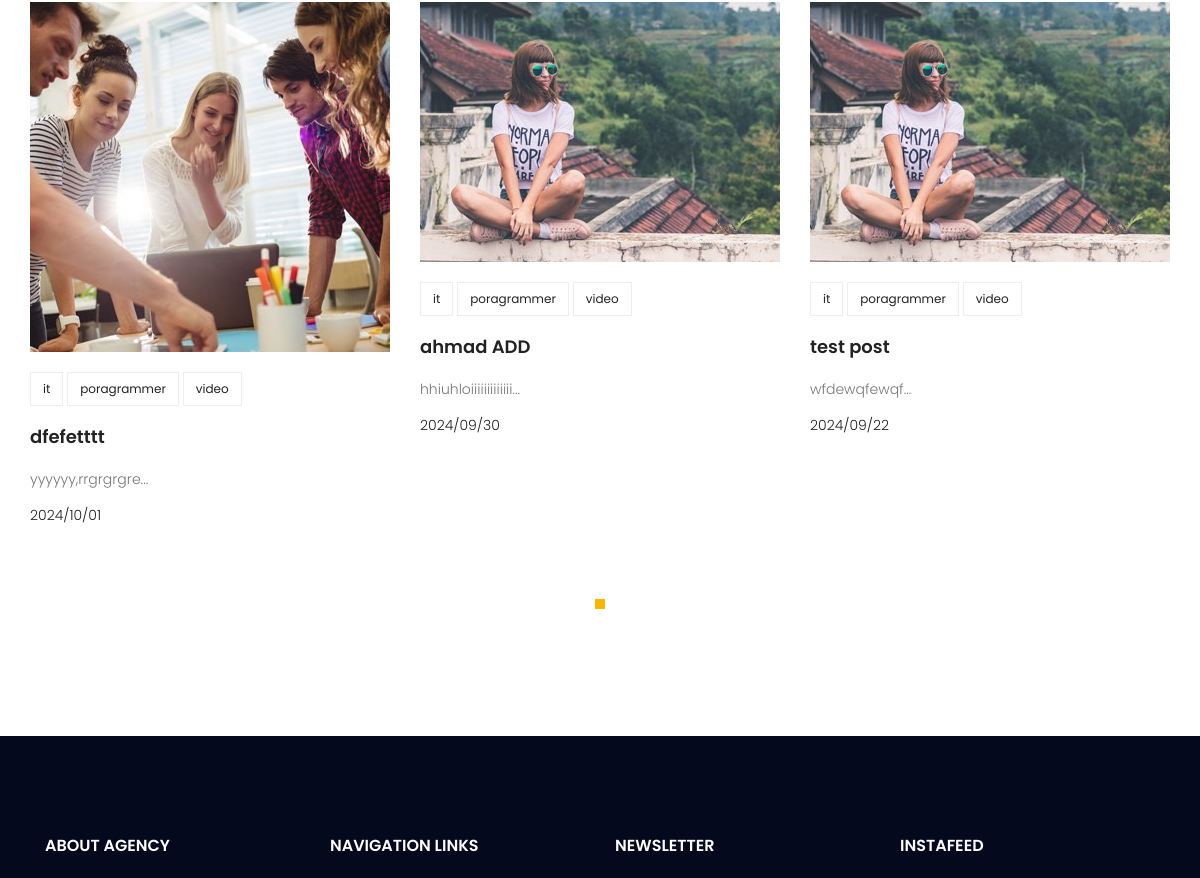
/ (middle part), run on an earlier commit of the app's database.
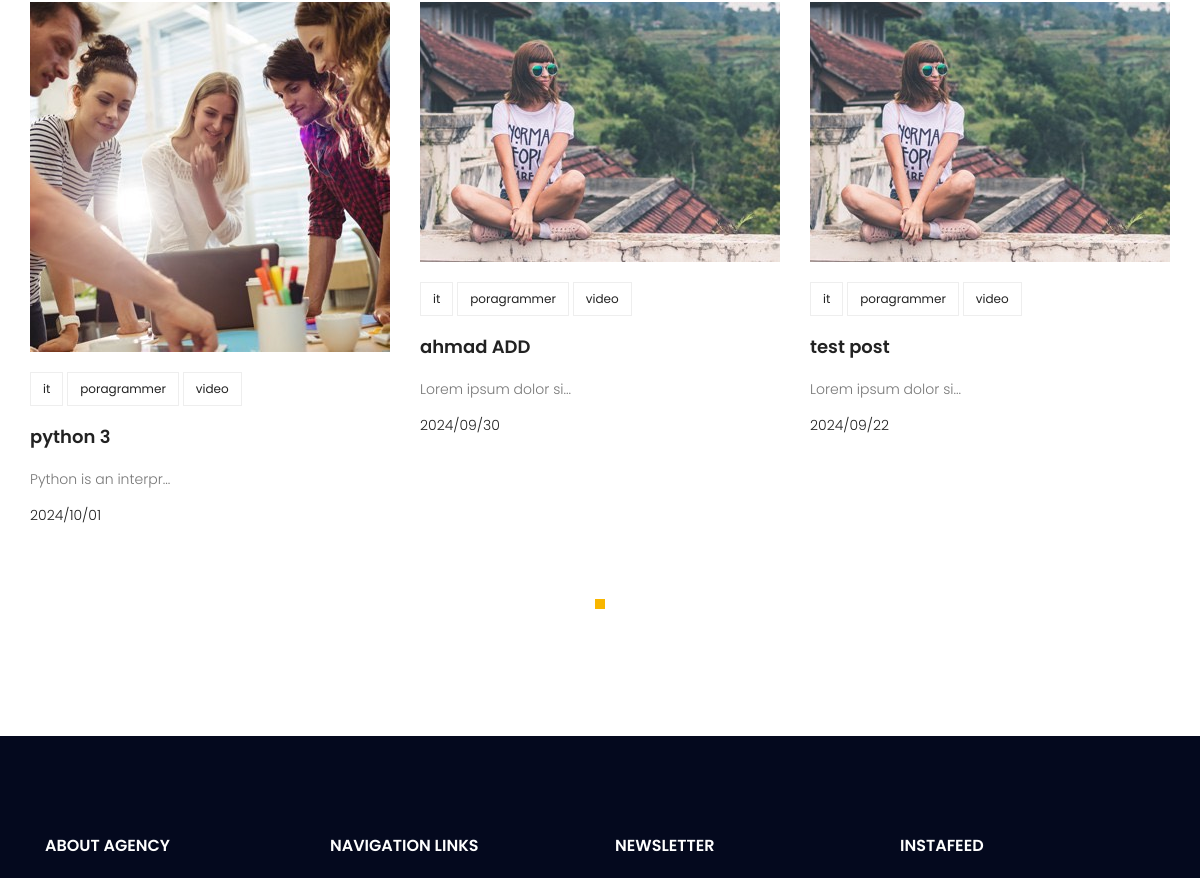
And on a later commit of the database.
### blog/models.py (models this page shows, shortened)
class post(models.Model):
    author= models.ForeignKey(User,on_delete=models.SET_NULL,null=True)
    img= models.ImageField(upload_to='blog/',default='default.jpg')
    titel= models.CharField(max_length=120)
    content= models.TextField()
    categore= models.ManyToManyField(categor)
    cuntent_view=models.IntegerField(default=0)
    status= models.BooleanField(default= False)
    publish_date= models.DateTimeField(null=True)
    created_date= models.DateTimeField(auto_now_add=True)
    update_date= models.DateTimeField(auto_now=True)
    class Meta:
        ordering = ['publish_date']

### website/views.py (the view)
def index(request):
    return render(request,'website/index.html')

### blog/models.py (called while the page is built)
    def __str__(self):
        return self.name

### blog/templatetags/blog-test.py (called while the page is built)
@register.filter(name='filter')
def h1(value,arg=20):
    return value[:arg]+'...'

### blog/templatetags/website-tag.py (called while the page is built)
@register.inclusion_tag('website/website-lates-post.html')
def lates_post(arg=3):
    now=timezone.now()
    posts=post.objects.filter(status=1,publish_date__lte=now).order_by('-publish_date')
    cat= categor.objects.all()
    cat_dict = {}
    for i in cat:
        p=posts.filter(categore = i )
        cat_dict[i] = p
    return {'posts': posts[:arg], 'category': cat_dict}

### templates/website/index.html (shortened to what this page needs)
{% extends "base.html" %}
{% load static %}
{% load website-tag %}
	{%block cotent%}
				{% lates_post %}
	{%endblock%}

### templates/website/website-lates-post.html (shortened to what this page needs)
{% load static %}
{% load blog-test %}
<section class="recent-blog-area section-gap">
    <div class="container">
        <div class="row">
            <div class="active-recent-blog-carusel">
                {% for p in posts %}
                <div class="single-recent-blog-post item">
                    <div class="thumb">
                        <img class="img-fluid" src="{{p.img.url}}" alt="">
                    </div>
                    <div class="details">
                        <div class="tags">
                            <ul>
                                {% for name in category.keys %}
                                <li>
                                    <a href="{% url 'blog:blog_category' cat_name=name %}">{{name}}</a>
                                </li>
                                {%endfor%}
                            </ul>
                        </div>
                        <a href="{% url 'blog:blog_single' pid=p.id %}"><h4 class="title">{{p.titel}}</h4></a>
                        <p>
                           {{p.content|filter}}
                        </p>
                        <h6 class="date">{{p.publish_date|date:"o/m/d"}}</h6>
                    </div>
                </div>
                {% endfor %}
            </div>
        </div>
    </div>
</section>

What changed in the data, as far as the page shows it:
changed post: titel "dfefetttt" → "python 3"; content|filter "yyyyyy,rrgrgrgre..." → "Python is an interpr..."
changed post "ahmad ADD": content|filter "hhiuhloiiiiiiiiiiiii..." → "Lorem ipsum dolor si..."
changed post "test post": content|filter "wfdewqfewqf..." → "Lorem ipsum dolor si..."
